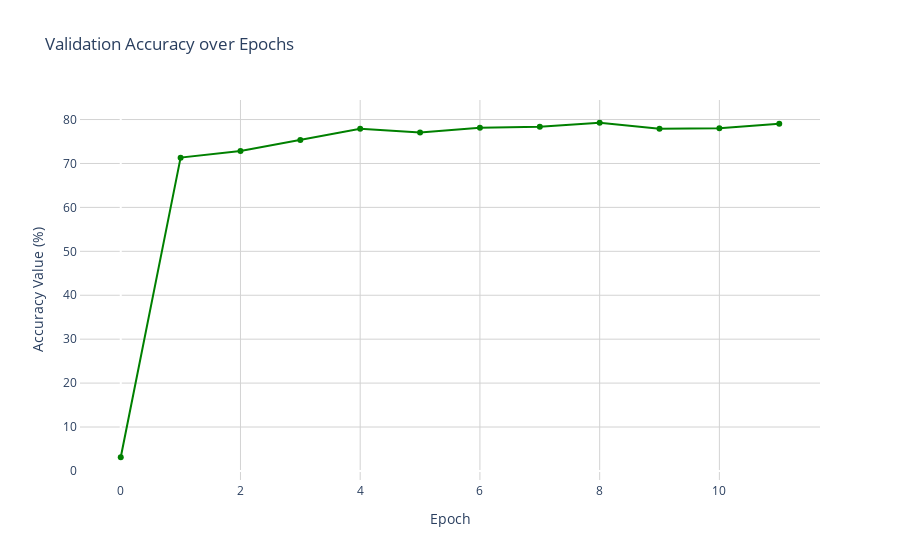

Notebook code cell kept with this figure:
### Code cell
# Accuracy Graph
acc_fig = go.Figure()

# Plotting Validation Accuracy
acc_fig.add_trace(go.Scatter(y=[round((x * 100),2) for x in val_accs], mode='lines+markers', name='Validation Accuracy', line=dict(width=2, color='green')))

# Styling and Layout options for Accuracy Graph
acc_fig.update_layout(
    title='Validation Accuracy over Epochs',
    xaxis_title='Epoch',
    yaxis_title='Accuracy Value (%)',
    xaxis=dict(showline=True, showgrid=True, gridcolor='lightgray'),
    yaxis=dict(showline=True, showgrid=True, gridcolor='lightgray'),
    plot_bgcolor='white',
    paper_bgcolor='white'
)

acc_fig.show()

### Figure 1 — Plotly figure (JSON) as saved in the notebook; plotly's stock layout.template omitted (floating-point values rounded to 4 significant figures)
{"data": [{"line": {"color": "green", "width": 2}, "mode": "lines+markers", "name": "Validation Accuracy", "type": "scatter", "y": [3.12, 71.33, 72.84, 75.36, 77.88, 77.04, 78.12, 78.37, 79.27, 77.88, 78, 79.03]}], "layout": {"paper_bgcolor": "white", "plot_bgcolor": "white", "title": {"text": "Validation Accuracy over Epochs"}, "xaxis": {"gridcolor": "lightgray", "showgrid": true, "showline": true, "title": {"text": "Epoch"}}, "yaxis": {"gridcolor": "lightgray", "showgrid": true, "showline": true, "title": {"text": "Accuracy Value (%)"}}}}
